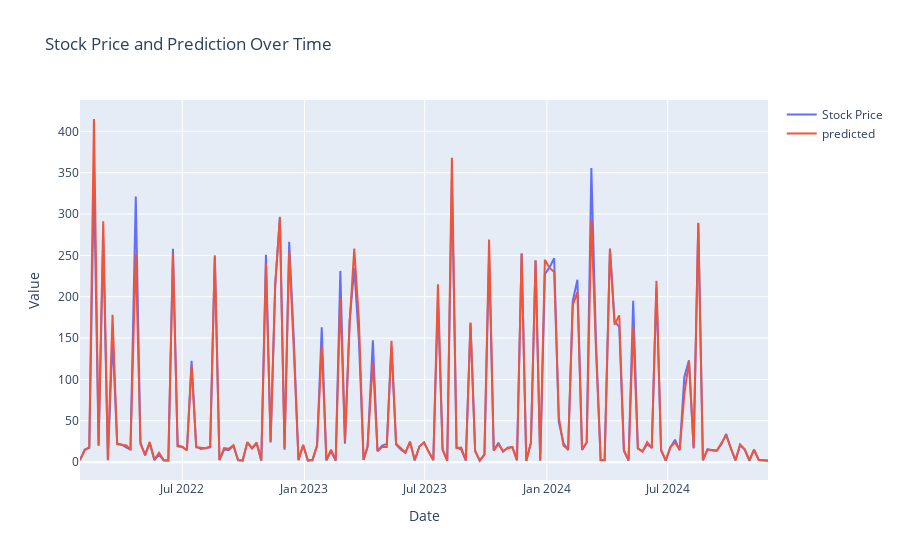

The code cell stored with this chart in its notebook:
### Code cell
import plotly.express as px
import plotly.graph_objects as go

trace1 = go.Scatter(x=dates[-len(y_test_scaled):], y=y_test_scaled.reshape(1,-1)[0], mode='lines', name='Stock Price')
trace2 = go.Scatter(x=dates[-len(y_test_scaled):], y=predictions.reshape(1,-1)[0], mode='lines', name='predicted')

# Create the layout
layout = go.Layout(
    title='Stock Price and Prediction Over Time',
    xaxis=dict(title='Date'),
    yaxis=dict(title='Value')
)

# Create the figure with both traces
fig = go.Figure(data=[trace1, trace2], layout=layout)

# Show the plot
fig.show()

### Figure 1 — Plotly figure (JSON) as saved in the notebook; plotly's stock layout.template omitted (floating-point values rounded to 4 significant figures; data arrays with more than 128 entries replaced by an {"elided": "..."} marker saying what was removed)
{"data": [{"mode": "lines", "name": "Stock Price", "type": "scatter", "x": {"elided": "149 str values"}, "y": {"elided": "149 float values"}}, {"mode": "lines", "name": "predicted", "type": "scatter", "x": {"elided": "149 str values"}, "y": {"elided": "149 float values"}}], "layout": {"title": {"text": "Stock Price and Prediction Over Time"}, "xaxis": {"title": {"text": "Date"}}, "yaxis": {"title": {"text": "Value"}}}}
